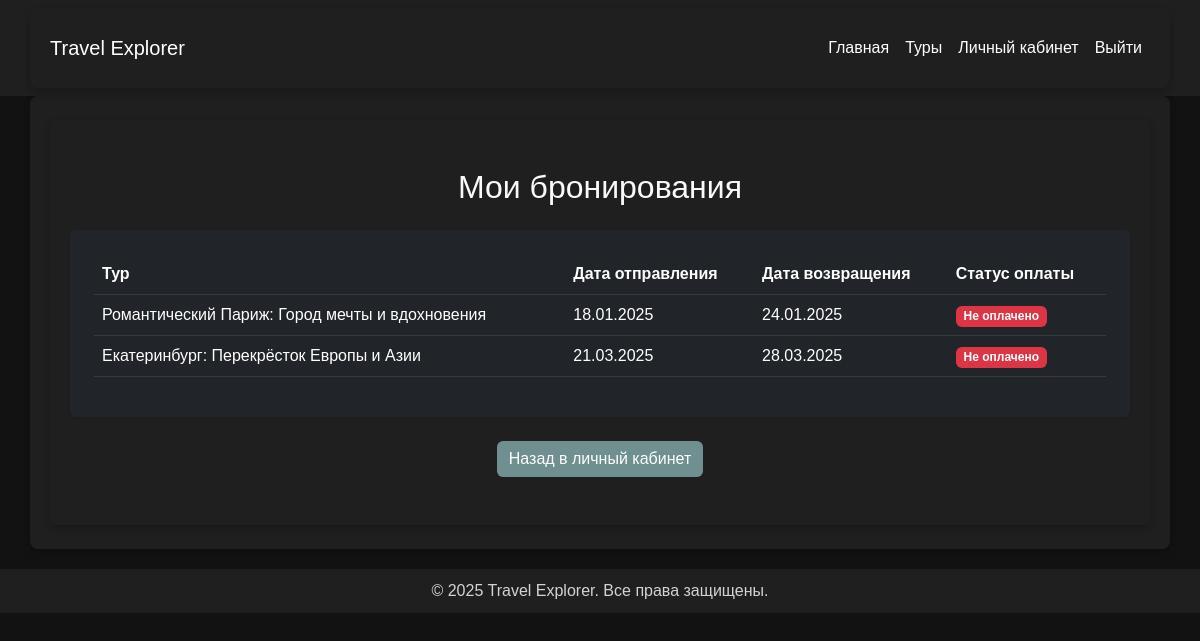
/api/profile/reservations/ (signed in), run on an earlier commit of the app's database.
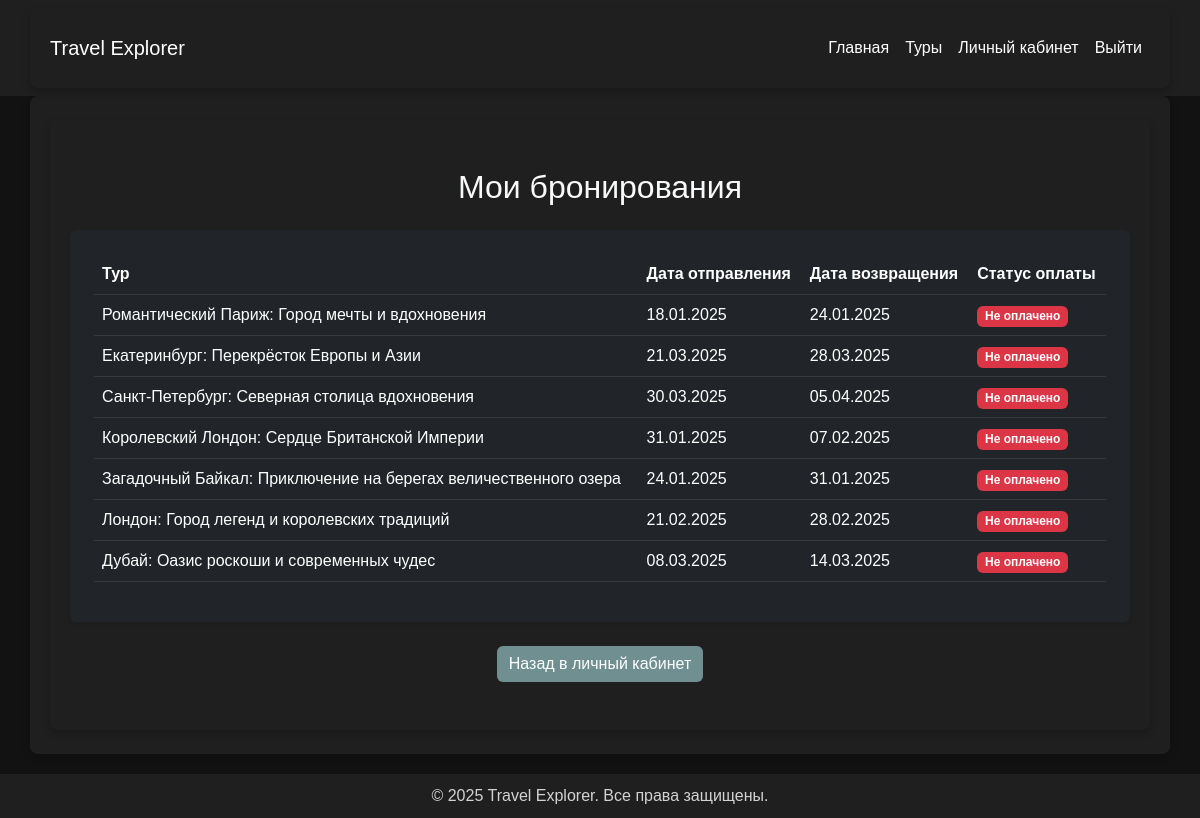
And on a later commit of the database.
### travel/models.py (models this page shows, shortened)
class Reservation(models.Model):
    id_user = models.ForeignKey(User, verbose_name="Пользователь", on_delete=models.CASCADE, related_name='reservations')
    id_tour = models.ForeignKey(Tour, verbose_name="Тур", on_delete=models.CASCADE, related_name='reservations')
    date_reservation = models.DateField("Дата бронирования",default=now)
    status_pay = models.BooleanField("Статус оплаты",default=False)
    PAYMENT_METHODS = [('CARD', 'Банковская карта'), ('CASH', 'Наличные'), ('ONLINE', 'Онлайн оплата(СБП)')]
    payment_method = models.CharField("Метод оплаты", max_length=50, choices=PAYMENT_METHODS)
    raw_id_fields = ('id_tour',)
    document = models.FileField(
        upload_to='reservation_documents/',
        blank=True,
        null=True,
        verbose_name="Документ бронирования"
    )
    class Meta:
        verbose_name = "Бронирование"
        verbose_name_plural = "Бронирования"

class Tour(models.Model):
    name_tour = models.CharField("Название тура", max_length=255)
    discription_tour = models.TextField("Описание тура")
    price_tour = models.IntegerField("Цена тура", validators=[validate_positive])
    departure = models.CharField("Место отправления", max_length=255)
    destination = models.CharField("Место назначения", max_length=255)
    date_departure = models.DateField("Дата отправления")
    date_return = models.DateField("Дата возвращения")
    operator_tour = models.CharField("Туроператор", max_length=255)
    places_tour = models.IntegerField("Количество мест", validators=[validate_positive])
    history = HistoricalRecords()
    is_hot = models.BooleanField(default=False)
    image = models.ImageField(upload_to='tours/', blank=True, null=True)
    objects = TourManager()
    video_url = models.URLField(
        max_length=255,
        blank=True,
        null=True,
        verbose_name="Ссылка на видеообзор"
    )
    class Meta:
        ordering = ['date_departure']
        verbose_name = "Тур"
        verbose_name_plural = "Туры"

### travel/views.py (the view)
# urls.py: path('profile/reservations/', views.user_reservations, name='user_reservations'),
@login_required
def user_reservations(request):
    reservations = Reservation.objects.select_related('id_tour').filter(id_user=request.user)
    return render(request, 'travel/user_reservations.html', {'reservations': reservations})

### travel/templates/travel/user_reservations.html
{% extends 'travel/base.html' %}
{% block content %}
<div class="container py-5">
    <h2 class="text-center text-light mb-4">Мои бронирования</h2>
    <div class="card bg-dark text-light shadow-sm p-4">
        <table class="table table-dark table-hover">
            <thead>
                <tr>
                    <th>Тур</th>
                    <th>Дата отправления</th>
                    <th>Дата возвращения</th>
                    <th>Статус оплаты</th>
                </tr>
            </thead>
            <tbody>
                {% for reservation in reservations %}
                <tr>
                    <td>{{ reservation.id_tour.name_tour }}</td>
                    <td>{{ reservation.id_tour.date_departure|date:"d.m.Y" }}</td>
                    <td>{{ reservation.id_tour.date_return|date:"d.m.Y" }}</td>
                    <td>
                        {% if reservation.status_pay %}
                        <span class="badge bg-success">Оплачено</span>
                        {% else %}
                        <span class="badge bg-danger">Не оплачено</span>
                        {% endif %}
                    </td>
                </tr>
                {% empty %}
                <tr>
                    <td colspan="4" class="text-center text-muted">У вас нет бронирований.</td>
                </tr>
                {% endfor %}
            </tbody>
        </table>
    </div>
    <div class="text-center mt-4">
        <a href="{% url 'profile' %}" class="btn btn-outline-light">Назад в личный кабинет</a>
    </div>
</div>
{% endblock %}

What changed in the data, as far as the page shows it:
added Reservation: id_tour.name_tour "Санкт-Петербург: Северная столица вдохновения", id_tour.date_departure "30.03.2025", id_tour.date_return "05.04.2025", status_pay "Не оплачено"
added Reservation: id_tour.name_tour "Королевский Лондон: Сердце Британской Империи", id_tour.date_departure "31.01.2025", id_tour.date_return "07.02.2025", status_pay "Не оплачено"
added Reservation: id_tour.name_tour "Загадочный Байкал: Приключение на берегах величественного озера", id_tour.date_departure "24.01.2025", id_tour.date_return "31.01.2025", status_pay "Не оплачено"
added Reservation: id_tour.name_tour "Лондон: Город легенд и королевских традиций", id_tour.date_departure "21.02.2025", id_tour.date_return "28.02.2025", status_pay "Не оплачено"
added Reservation: id_tour.name_tour "Дубай: Оазис роскоши и современных чудес", id_tour.date_departure "08.03.2025", id_tour.date_return "14.03.2025", status_pay "Не оплачено"
